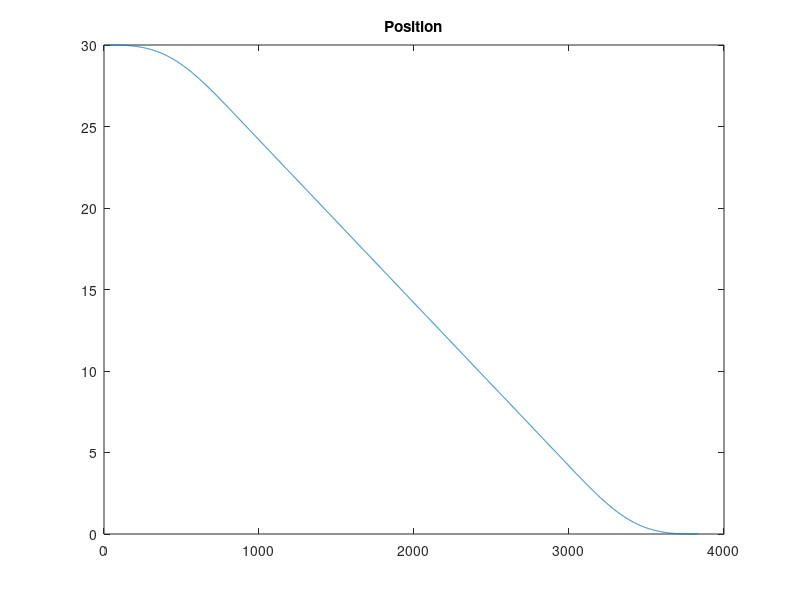
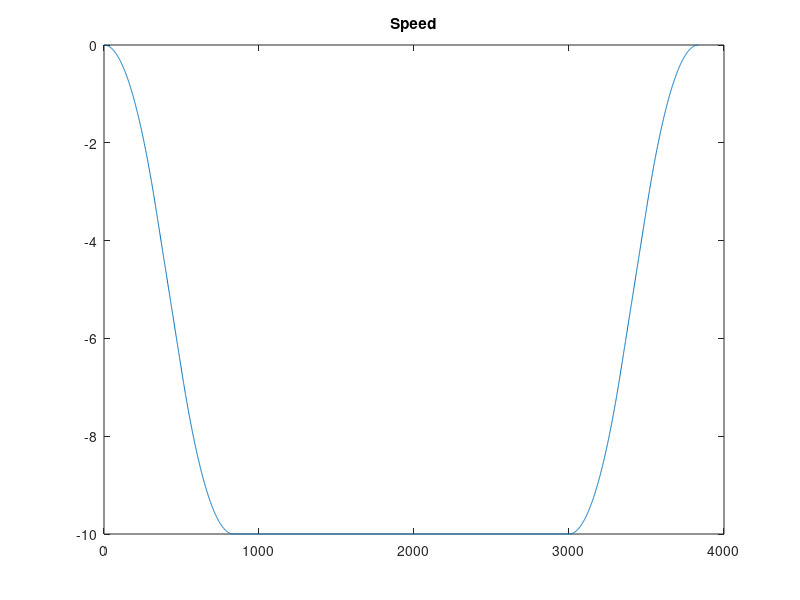
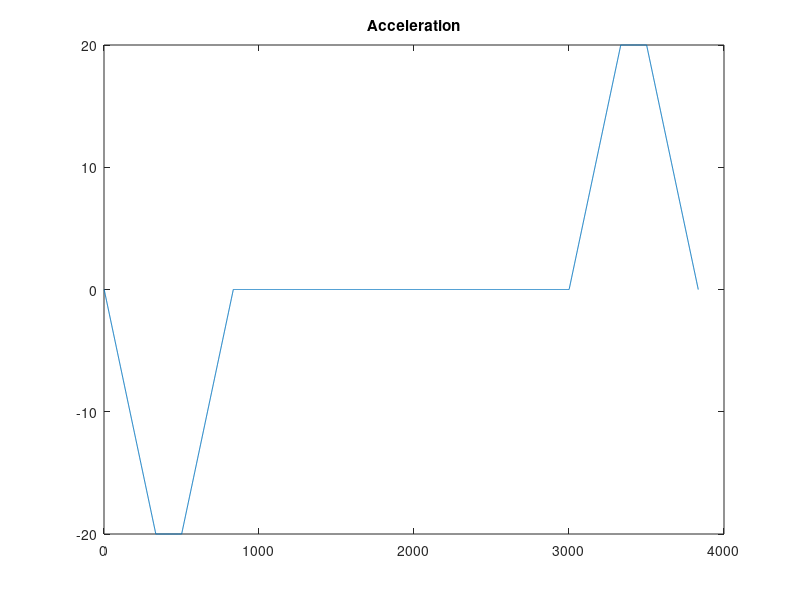
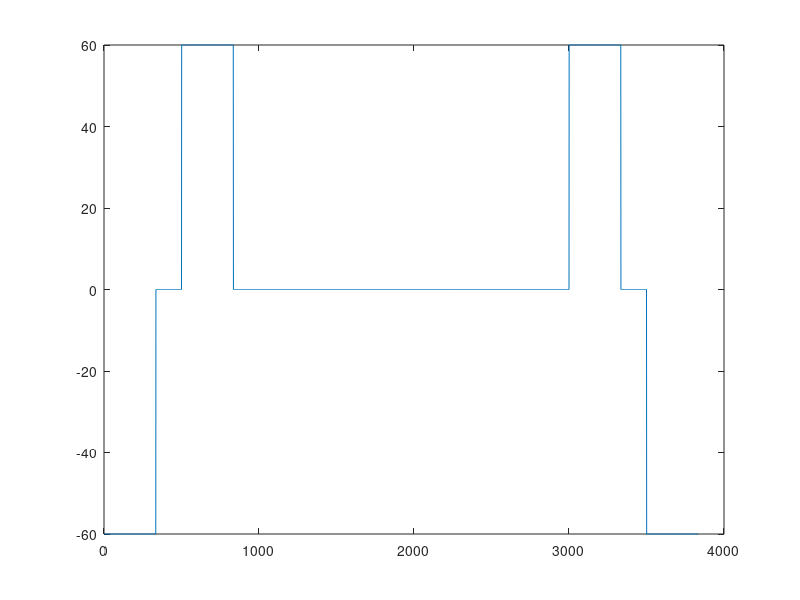

Write the MATLAB code that produced these figures, in order.
%% Prepare workspace
clc;
clear;

%% Initial Conditions
qd_0 = 30;
qd_1 = 0;
vd_0 = 0;
vd_1 = 0;

Ts = 0.001;

vd_max = 10;  vd_min = -vd_max;
ad_max = 20;  ad_min = -ad_max;
jd_max = 60;  jd_min = -jd_max;

%% Given the initial conditions (qd_0, qd_1, vd_0, vd_1) compute 
% BLOCK 1
%q_0, q_1, v_0, v_1, where sigma is direction of motion

sigma = sign(qd_1-qd_0);

q_0 = sigma * qd_0;
q_1 = sigma * qd_1;
v_0 = sigma * vd_0;
v_1 = sigma * vd_1;

v_max = (sigma+1)/2*vd_max + (sigma-1)/2*vd_min;
v_min = (sigma+1)/2*vd_min + (sigma-1)/2*vd_max;
a_max = (sigma+1)/2*ad_max + (sigma-1)/2*ad_min;
a_min = (sigma+1)/2*ad_min + (sigma-1)/2*ad_max;
j_max = (sigma+1)/2*jd_max + (sigma-1)/2*jd_min;
j_min = (sigma+1)/2*jd_min + (sigma-1)/2*jd_max;

%% Assuming that v_max and a_max are reached compute the time intervals
%

% acceleration part
if( ((v_max - v_0)*j_max) < a_max^2 ) 
  Tj_1 = sqrt((v_max-v_0)/j_max);
  Ta = 2* Tj_1;
else
  Tj_1 = a_max/j_max;
  Ta = Tj_1 + (v_max - v_0)/a_max;
end

% deceleration part
if( ((v_max - v_1)*j_max) < a_max^2 )
  Tj_2 = sqrt((v_max-v_1)/j_max);
  Td = 2*Tj_2;
else
  Tj_2 = a_max/j_max;
  Td = Tj_2 + (v_max-v_1)/a_max;
end

% finally it is possible to determine the time duration of the constant
% velocity phase
Tv = (q_1-q_0)/v_max - Ta/2*(1+v_0/v_max) - Td/2*(1+v_1/v_max);

%% Now checking if Tv > 0 or smaller 0
%

% v_max is not reached 
if( Tv < 0 )
  % set Tv = 0 (because of errors in computation later)
  Tv = 0;
    
  % Reset the loop counter
  count = 0;
  
  % Do this loop until the break condition holds
  for gamma = 1:-0.001:0
    
    a_max = gamma * a_max;
    a_min = gamma * a_min;

    % v_max is not reached => check other things
    Tj_1 = a_max/j_max;
    Tj_2 = a_max/j_max;
    Tj = a_max/j_max;
    delta = a_max^4/j_max^2 + 2*(v_0^2+v_1^2) + a_max*(4*(q_1-q_0)-2*a_max/j_max*(v_0+v_1));
    Ta = (a_max^2/j_max - 2*v_0 + sqrt(delta))/(2*a_max);
    Td = (a_max^2/j_max - 2*v_1 + sqrt(delta))/(2*a_max);    
    
    if( Ta < 0 )   
      Ta = 0;
      Td = 2*(q_1-q_0)/(v_1+v_0);
      Tj_2 = (j_max*(q_1-q_0) - sqrt(j_max*(j_max*(q_1-q_0)^2+(v_1+v_0)^2*(v_1-v_0))))/(j_max*(v_1+v_0));
    elseif( Td < 0 )
      Td = 0;
      Ta = 2*(q_1-q_0)/(v_1+v_0);
      Tj_1 = (j_max*(q_1-q_0) - sqrt(j_max*(j_max*(q_1-q_0)^2-(v_1+v_0)^2*(v_1-v_0))))/(j_max*(v_1+v_0));
    else
      if( (Ta > 2*Tj) && (Td > 2*Tj) )
        break;
      else
        count = count + 1;
      end
    end
  end
end

%% Now compute the trajectory
%

a_lim_a = j_max * Tj_1;
a_lim_d = -j_max*Tj_2;
v_lim = v_0 + (Ta-Tj_1)*a_lim_a;

T=Ta+Tv+Td;

% round final time to discrete ticks
T=round(T*1000)/1000;

time=0:Ts:T;
i = 1;

for t = time

  % ACCELERATION PHASE
  % t element of [0, Tj_1]
  if( t <= Tj_1 )
    q(i) = q_0 + v_0*t + j_max * t^3/6;
    qp(i) = v_0 + j_max*t^2/2;
    qpp(i) = j_max * t;
    qppp(i) = j_max;
  end

  % t element of [Tj_1, Ta - Tj_1]
  if( (t > Tj_1) && (t <= (Ta-Tj_1)) )
    q(i) = q_0 + v_0*t + a_lim_a/6*(3*t^2-3*Tj_1*t+Tj_1^2);
    qp(i) = v_0 + a_lim_a*(t-Tj_1/2);
    qpp(i) = j_max*Tj_1;
    qppp(i) = 0;
  end
  
  % t element of [Ta-Tj_1, Ta]
  if( (t > (Ta-Tj_1)) && (t <= Ta) )
    q(i) = q_0 + (v_lim + v_0)*Ta/2 - v_lim*(Ta-t) - j_min*(Ta-t)^3/6;
    qp(i) = v_lim + j_min*(Ta-t)^2/2;
    qpp(i) = -j_min*(Ta-t);
    qppp(i) = j_min;
  end
  
  % CONSTANT VELOCITY PHASE
  % t element of [Ta, Ta+Tv]
  if( (t > Ta) && (t <= (Ta+Tv)) )
    q(i) = q_0 + (v_lim+v_0)*Ta/2 + v_lim*(t-Ta);
    qp(i) = v_lim;
    qpp(i) = 0;
    qppp(i) = 0;
  end
  
  % DECELERATION PHASE
  % t element of [T-Td,T-Td+Tj_2]
  if( (t > (T-Td)) && (t <= (T-Td+Tj_2)) )
    q(i) = q_1 - (v_lim+v_1)*Td/2 + v_lim*(t-T+Td) - j_max*(t-T+Td)^3/6;
    qp(i) = v_lim - j_max*(t-T+Td)^2/2;
    qpp(i) = -j_max*(t-T+Td);
    qppp(i) = j_min;
  end
  
  % t element of [T-Td+Tj_2, T-Tj_2]
  if( (t > (T-Td+Tj_2)) && (t <= (T-Tj_2)) )
    q(i) = q_1-(v_lim+v_1)*Td/2+v_lim*(t-T+Td)+a_lim_d/6*(3*(t-T+Td)^2-3*Tj_2*(t-T+Td)+Tj_2^2); 
    qp(i) = v_lim + a_lim_d*(t-T+Td-Tj_2/2);
    qpp(i) = -j_max*Tj_2;
    qppp(i) = 0;
  end
  
  % t element of [T-Tj_2, T]
  if( (t > (T-Tj_2)) && (t <= T) )
    q(i) = q_1 - v_1*(T-t) - j_max*(T-t)^3/6;
    qp(i) = v_1 + j_max*(T-t)^2/2;
    qpp(i) = -j_max*(T-t);
    qppp(i) = j_max;
  end
  
  qd(i) = sigma*q(i);
  qdp(i) = sigma*qp(i);
  qdpp(i) = sigma*qpp(i);
  qdppp(i) = sigma*qppp(i);
  
  i = i+1;
end

% draw the trajectory
figure(1)
plot(qd)
title('Position');
figure(2)
plot(qdp)
title('Speed');
figure(3)
plot(qdpp)
title('Acceleration');
figure(4)
plot(qdppp)